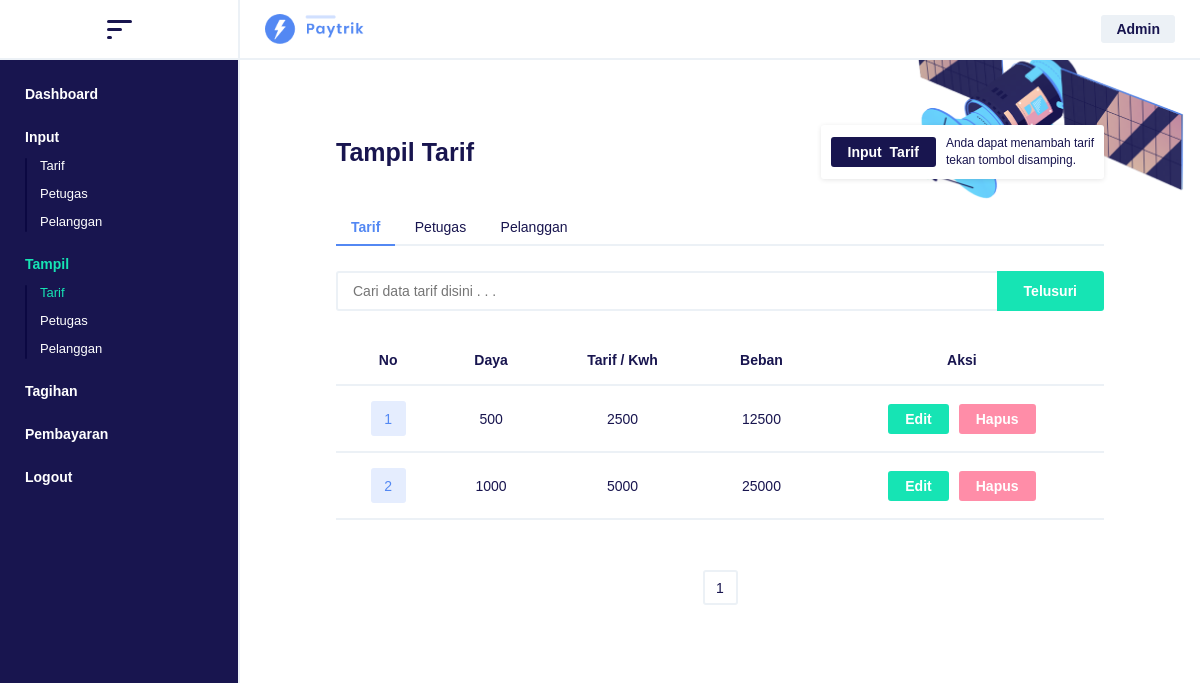
The page /tampiltarif.php (signed in) on the database its author committed.
### tables this page shows
CREATE TABLE `tbtarif` (
  `kodeTarif` int(11) NOT NULL,
  `daya` varchar(50) NOT NULL,
  `tarifPerKwh` double(10,0) NOT NULL,
  `beban` double(10,0) NOT NULL
);

### tampiltarif.php (the view, shortened to what this page needs)
<?php
require_once "koneksi.php";
$perPage 	= 5;
$page 		= isset($_GET['pages']) ? (int)$_GET['pages'] : 1;
$start 		= ($page > 1) ? ( $page * $perPage ) - $perPage : 0;
$sql 		= mysqli_query($connect, "SELECT * FROM tbtarif LIMIT $start, $perPage");
$result 	= mysqli_query($connect, "SELECT * FROM tbtarif");
$total		= mysqli_num_rows($result);
$pages 		= ceil($total/$perPage);
?>
<!DOCTYPE html>
<html>
<head>
	<link rel="stylesheet" type="text/css" href="style.css">
</head>
<body>
<div class="container bflex">
	<div class="head cflex">
		<a class="btn-menu">
			<div class="icon icon1"></div>
			<div class="icon icon2"></div>
			<div class="icon icon3"></div>
		</a>
	</div>
	<div class="lcontainer">
		<ul class="menu">
			<li class="title-menu"><a href="dashboard.php"><span> Dashboard </span></a></li>
			<?php if( $_SESSION['level'] == 'Admin' ){ ?>
				<li class="title-menu"><a href="inputtarif.php"><span> Input </span></a>
					<ul class="drop">
						<li><a href="inputtarif.php"> Tarif </a></li>
						<li><a href="inputpetugas.php"> Petugas </a></li>
						<li><a href="inputpelanggan.php"> Pelanggan </a></li>
					</ul>
				</li>
				<li class="title-menu"><a href="tampiltarif.php"><span style="color: #16e4b4"> Tampil </span></a>
					<ul class="drop">
						<li><a href="tampiltarif.php" style="color: #16e4b4"> Tarif </a></li>
						<li><a href="tampilpetugas.php"> Petugas </a></li>
						<li><a href="tampilpelanggan.php"> Pelanggan </a></li>
					</ul>
				</li>
			<?php } ?>
			<li class="title-menu"><a href="inputtagihan.php"><span> Tagihan </span></a></li>
			<li class="title-menu"><a href="inputpembayaran.php"><span> Pembayaran </span></a></li>
			<li><a class="btn-logout"><span> Logout </span></a></li>
		</ul>
	</div>
	<div class="rcontainer">
		<div class="header bflex">
			<a href="dashboard.php">
				<img src="image/logo.png">
			</a>
			<div class="title-user">
				<span> <?php echo $_SESSION['level'] ?> </span>
			</div>
		</div>
		<div class="wrapper">
			<div class="delimiter">
				<img src="export/satelit.png" class="gravity1">
				<div class="page">
					<div class="bflex move">
						<h1> Tampil Tarif </h1>
						<div class="cross cflex">
							<a href="inputtarif.php"> Input<font style="color: #18154f">_</font>Tarif </a>
							<p> Anda dapat menambah tarif <br/> tekan tombol disamping. </p>
						</div>
					</div>
					<ul>
						<li style="border-bottom: 2px solid #5388f3;"><a href="tampiltarif.php" style="color: #5388f3; font-weight: bold;"> Tarif </a></li>
						<li><a href="tampilpetugas.php"> Petugas </a></li>
						<li><a href="tampilpelanggan.php"> Pelanggan </a></li>
					</ul>
				</div>
				<?php if( mysqli_num_rows($result) > 0 ){ ?>
				<form method="GET">
					<div class="winput bflex">
						<input type="text" name="pencarian/tarif" placeholder="Cari data tarif disini . . ." style="margin-top: 0px; border-right: 0px; border-radius: 3px 0px 0px 3px">
						<button type="submit" style="margin-top: 0px; border-radius: 0px 3px 3px 0px"> Telusuri </button>
					</div>
				</form>
				<div class="max">
					<table>
						<tr>
							<td><span> No </span></td>
							<td><span> Daya </span></td>
							<td><span> Tarif / Kwh </span></td>
							<td><span> Beban </span></td>
							<td><span> Aksi </span></td>
						</tr>
						<?php
							if( isset($_GET['pencarian/tarif']) ){
								$pencarian = $_GET['pencarian/tarif'];
								if( $pencarian == "" ){
									$sql = mysqli_query($connect, "SELECT * FROM tbtarif LIMIT $start, $perPage");
								} else {
									$sql = mysqli_query($connect, "SELECT * FROM tbtarif WHERE daya LIKE '%$pencarian%' OR tarifPerKwh LIKE '%pencarian%' OR beban LIKE '%$pencarian%'");
								}
							} else {
								$sql = mysqli_query($connect, "SELECT * FROM tbtarif LIMIT $start, $perPage");
							}
							if( mysqli_num_rows($sql) > 0 ){
								while( $row = mysqli_fetch_assoc($sql) ){
						?>
						<tr>
							<td><p class="number"> <?php echo $start+=1; ?> </p></td>
							<td><p> <?php echo $row['daya'] ?> </p></td>
							<td><p> <?php echo $row['tarifPerKwh'] ?> </p></td>
							<td><p> <?php echo $row['beban'] ?> </p></td>
							<td>
								<div class="cflex">
									<a href="edittarif.php?kodetarif=<?php echo $row['kodeTarif'] ?>" class="btn-edit"> Edit </a>
									<a href="hapustarif.php?kodetarif=<?php echo $row['kodeTarif'] ?>" class="btn-hapus"> Hapus </a>
								</div>
							</td>
						</tr>
						<?php
								}
							} else {
							echo "<script>
								var error = document.getElementsByClassName('error')[0];
								error.style.display='block';
								error.innerHTML = 'Data tarif tidak ditemukan !';
							</script>";
						} ?>
					</table>
					<div class="pagination">
						<ul>
							<?php for( $c = 1; $c <= $pages; $c++ ){ ?>
								<li><a href="?pages=<?php echo $c ?>"> <?php echo $c ?> </a></li>
							<?php } ?>
						</ul>
					</div>
				</div>
				<?php } else {
					echo "<script>
						var error = document.getElementsByClassName('error')[0];
						error.style.display='block';
						error.innerHTML = 'Data tarif masih kosong !';
					</script>";
				} ?>
			</div>
		</div>
	</div>
</div>
</body>
</html>

### rows shown on the page
tbtarif: start "1", daya "500", tarifPerKwh "2500", beban "12500"
tbtarif: start "2", daya "1000", tarifPerKwh "5000", beban "25000"

### other values the page prints
$_SESSION['level'] "Admin"
